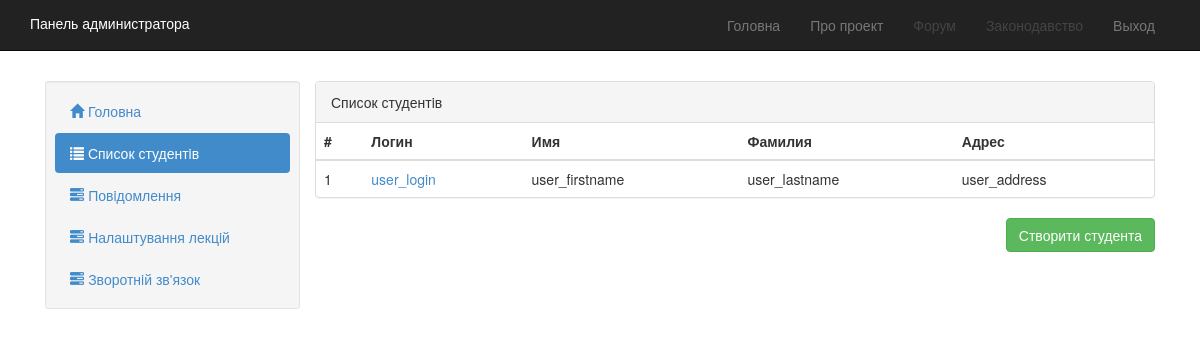
The app's page /cpanel/list (signed in), older data.
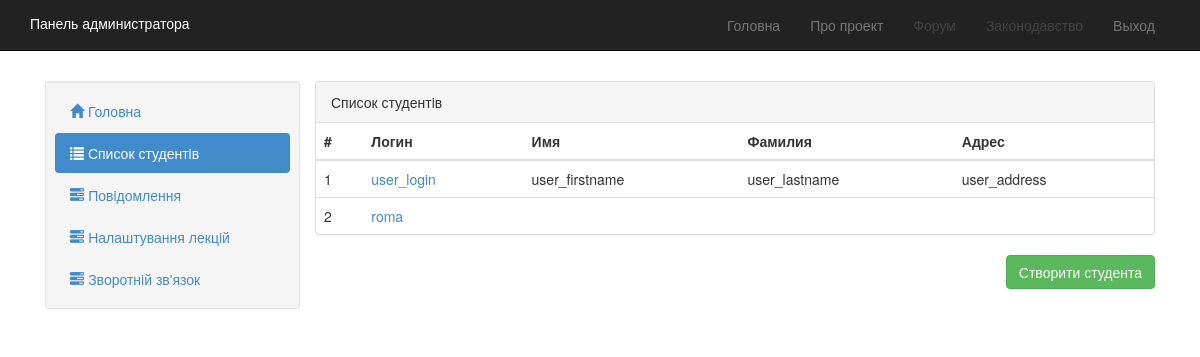
The same page, newer data.
### tables this page shows
CREATE TABLE `users` (
  `id` int(11) NOT NULL,
  `login` varchar(25) DEFAULT NULL,
  `firstname` varchar(30) DEFAULT NULL,
  `lastname` varchar(30) DEFAULT NULL,
  `address` text,
  `school_id` int(11) DEFAULT NULL,
  `status` tinyint(1) NOT NULL DEFAULT '1',
  `password` text NOT NULL,
  `uid` int(11) NOT NULL
);

### libraries/loader/loader.php (called while the page is built, shortened)
<?php
class Loader
{
    public static function load($class)
    {
        $class = strtolower($class);
        $file_name = PATH_SITE.'/libraries/'.$class.'/'.$class.'.php';
    }
}

### libraries/session/session.php (called while the page is built, shortened)
<?php
class Session
{
    public static function get($key)
    {
        if(isset($_SESSION[$key])){
            return $_SESSION[$key];
        }
        return false;
    }
}

### libraries/users/users.php (called while the page is built, shortened)
<?php
class Users
{
    static function getSchoolLoginStatus() {
        return Session::get("school_login_status");
    }
}

### application/core/view.php (called while the page is built, shortened)
<?php
class View
{
    function generateCpTpl($view, $data = null)
    {
        include PATH_SITE . '/application/views/cpanel/index.php';
    }
}

### application/bootstrap.php (called while the page is built, shortened)
<?php
require_once("core/view.php");
require_once("core/route.php");
Route::start();

### index.php (called while the page is built, shortened)
<?php
require_once("libraries/loader/loader.php");
require_once("application/bootstrap.php");

### application/models/model_cpanel.php (called while the page is built, shortened)
<?php
Class Model_Cpanel extends Model {
    function get_students_list()
    {
        try {
            $db = Database::getInstance();
            $_dbh = $db->getConnection();
            $_dbh->exec('SET NAMES utf8');
            $stmt = $_dbh->query("SELECT id, login, firstname, lastname, address FROM users");
            $data = $stmt->fetchAll(PDO::FETCH_ASSOC);
        } catch (PDOException $e) {
            throw new CustomException("Query error");
        }
        return $data;
    }
}

### application/views/cpanel/list/index.php (the view, shortened to what this page needs)
<div class="panel panel-default">
      <div class="panel-heading">Список студентiв</div>
      <table class="table">
        <thead>
          <tr>
            <th>#</th>
              <th>Логин</th>
            <th>Имя</th>
            <th>Фамилия</th>
              <th>Адрес</th>
          </tr>
        </thead>
        <tbody>
        <?php foreach ($data as $item): ?>
            <tr>
                <td><?php echo $item['id']; ?></td>
                <td><a href="<? echo $baseURI. "/cpanel/list/" . $item['login']; ?>"><? echo $item['login']; ?></a></td>
                <td><?php echo $item['firstname']; ?></td>
                <td><?php echo $item['lastname']; ?></td>
                <td><?php echo $item['address']; ?></td>
            </tr>
        <?php endforeach; ?>
        </tbody>
      </table>
    </div>
<div class="text-right">
    <a href="<? echo $baseURI; ?>/cpanel/add_user" class="btn btn-success">Створити студента</a>
</div>

### application/core/route.php (shortened to what this page needs)
<?php
class Route
{
    static function start() {
        $controller_name = 'Index';
        $action_name = 'index';
        $base = Url::$baseurl;
        $request_uri = str_replace($base, "", $_SERVER['REQUEST_URI']);
        $routes = explode('/', $request_uri);
        if ( !empty($routes[1]) )
        {
            $controller_name = $routes[1];
        }
        if ( !empty($routes[2]) )
        {
            $action_name = $routes[2];
        }
        $model_name = 'Model_'.$controller_name;
        $action_name = 'action_'.$action_name;
        $controller = new $controller_name;
        $action = $action_name;
        $controller->getModel($model_name);
        if(method_exists($controller, $action))
        {
            if( !isset($param) )
            {
                $controller->$action();
            }
            else
            {
                $controller->$action($param);
            }
        }
        else
        {
            Route::ErrorPage404();
        }
    }
}

### application/controllers/controller_cpanel.php (shortened to what this page needs)
<?php
class Controller_Cpanel extends Controller
{
    public $defaultPage = "cpanel";
    public function __construct() {
        $this->view = new View();
    }
    function action_list()
    {
        if ($this->accessGranted()) {
            $base = Url::$baseurl;
            $request_uri = str_replace($base, "", $_SERVER['REQUEST_URI']);
            $routes = explode('/', $request_uri);
            if (!empty($routes[3])) {
                $data = $this->model->get_user_by_login($routes[3]);
                if ($this->model->is_user_exists($routes[3])) {
                    $this->view->generateCpTpl($this->defaultPage . "/list/user.php", $data);
                } else {
                    $data['message'] = "Школа не знайдена";
                    $this->view->generateCpTpl($this->defaultPage . "/errors/critical.php", $data);
                }
            } else {
                $data = $this->model->get_students_list();
                $this->view->generateCpTpl($this->defaultPage . "/list/index.php", $data);
            }
        } else {
            $this->redirect_to_main("/" . $this->defaultPage);
        }
    }
    private function accessGranted()
    {
        return Users::getSchoolLoginStatus()=="access_granted";
    }
}

### application/views/cpanel/index.php (shortened to what this page needs)
<?php
$baseURI = Url::$baseurl;
$login_status = Users::getSchoolLoginStatus();
$prefix = $baseURI."/assets";
?>
<!doctype html>
<html lang="en">
<head>
    <link rel="stylesheet" href="<? echo $prefix; ?>/css/style.css"/>
    <link rel="stylesheet" href="<? echo $prefix; ?>/css/bootstrap.css"/>
    <link rel="stylesheet" href="<? echo $prefix; ?>/css/bootstrap-datetimepicker.min.css"/>
</head>
<body>
<?php include "sections/navbar.php"; ?>
<div class="container">
   <div class="col-md-3">
       <div class="well well-sm">
           <?
           $nav = new Nav($baseURI);
           $nav->setModel(
               [
                   "url" => '/cpanel',
                   "content" => "<span class=\"glyphicon glyphicon-home\"></span> Головна"
               ],
               [
                   "url" => "/cpanel/list",
                   "content" => "<span class=\"glyphicon glyphicon-list\"></span> Список студентiв"
               ],
               [
                   "url" => "/cpanel/messages",
                   "content" => "<span class=\"glyphicon glyphicon-tasks\"></span> Повiдомлення"
               ],
               [
                   "url" => "/cpanel/lections_settings",
                   "content" => "<span class=\"glyphicon glyphicon-tasks\"></span> Налаштування лекцiй"
               ],
               [
                   "url" => "/cpanel/feedback",
                   "content" => "<span class=\"glyphicon glyphicon-tasks\"></span> Зворотнiй зв'язок"
               ]
           )->render("nav nav-pills nav-stacked");
           ?>
       </div>
   </div>
    <div class="col-md-9 left_container">
        <div class="right-panel">
            <?php include $this->getPrivateView(); ?>
        </div>
    </div>
</div>
</body>
</html>

### application/views/cpanel/sections/navbar.php (shortened to what this page needs)
<?php if($login_status == "access_granted"): ?>
<div class="navbar navbar-default navbar-inverse navbar-static-top">
    <div class="container">
        <div class="navbar-left">
            <div class="hello">Панель администратора</div>
        </div>
        <div class="navbar-right">
            <ul class="nav navbar-nav">
                <li><a href="<? echo $baseURI; ?>">Головна</a></li>
                <li><a href="<? echo $baseURI; ?>/static/about">Про проект</a></li>
                <li class="disabled"><a href="<? echo $baseURI; ?>">Форум</a></li>
                <li class="disabled"><a href="<? echo $baseURI; ?>/static/zaconodavstvo">Законодавство</a></li>
                <?php if($login_status == "access_granted"): ?>
                    <li><a href="<? echo $baseURI; ?>/admin/logout">Выход</a></li>
                <?php endif; ?>
            </ul>
        </div>
    </div>
</div>
<?php endif; ?>

### libraries/nav/nav.php (shortened to what this page needs)
<?php
class Nav
{
    private $baseURI = "";
    private $links = [];
    public function __construct($baseURI) { $this->baseURI = $baseURI; }
    function setModel()
    {
        $this->links = func_get_args();
        return $this;
    }
    function render($class = null)
    {
        if ( !empty($class) )
            echo '<ul class="'.$class.'">';
        else
            echo '<ul>';
        $currentLink = $this->getCurrentLink();
        foreach ($this->links as $link) {
            $exploded = explode('/', $link['url']);
            $activeClass = null;
            if ( isset($exploded[2]) ) {
                $activeClass = $exploded[2] == $currentLink ? 'class="'.self::ACTIVE_CLASS_NAME.'"' : null;
            } else {
                if ( !empty($exploded[1]) ) $activeClass = $currentLink == 'main' ? 'class="'.self::ACTIVE_CLASS_NAME.'"' : null;
            }
            echo '<li '.$activeClass.'><a href="' . $this->baseURI . $link['url'] . '">' . $link['content'] . '</a>';
        }
        echo '</ul>';
    }
    private function getCurrentLink()
    {
        $base = Url::$baseurl;
        $request_uri = str_replace($base, "", $_SERVER['REQUEST_URI']);
        $routes = explode('/', $request_uri);
        if (!empty($routes[2])) {
            $controller = $routes[2];
            return $controller;
        }
        return "main";
    }
}

### assets/css/style.css (style rules this page uses)
html, body { height:100%; }
body { margin:0; padding:0; font-family: Roboto; font-size:18px; line-height:1.4; color:#3b3b3b; background: #fff }
.hello { color: #fff; }
.well-sm { margin-top: 10px; }
.left_container, .center_container { padding-left: 0 !important; }
.right-panel { padding: 10px 0; margin: 0; }

Row changes from the older to the newer data that the page shows:
added users: id "2", login "roma"
